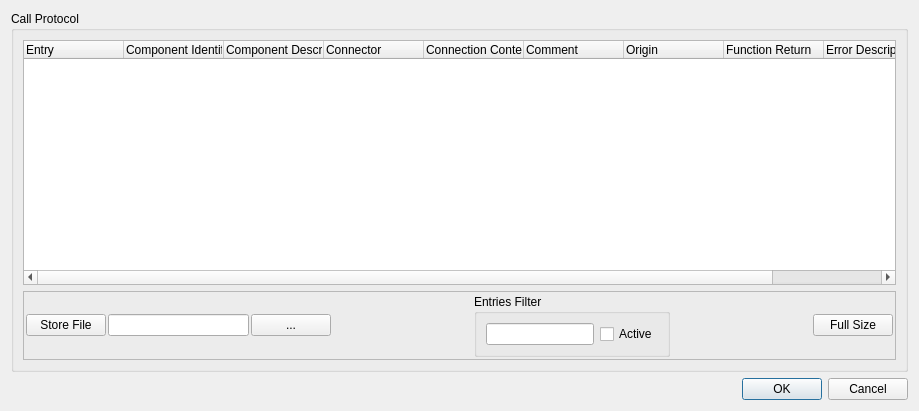
<?xml version="1.0" encoding="UTF-8"?>
<ui version="4.0">
 <class>Dialog</class>
 <widget class="QDialog" name="Dialog">
  <property name="geometry">
   <rect>
    <x>0</x>
    <y>0</y>
    <width>919</width>
    <height>411</height>
   </rect>
  </property>
  <property name="windowTitle">
   <string>Dialog</string>
  </property>
  <layout class="QGridLayout" name="gridLayout">
   <item row="1" column="0">
    <widget class="QDialogButtonBox" name="buttonBox">
     <property name="orientation">
      <enum>Qt::Horizontal</enum>
     </property>
     <property name="standardButtons">
      <set>QDialogButtonBox::Cancel|QDialogButtonBox::Ok</set>
     </property>
    </widget>
   </item>
   <item row="0" column="0">
    <widget class="QGroupBox" name="groupBox">
     <property name="minimumSize">
      <size>
       <width>0</width>
       <height>100</height>
      </size>
     </property>
     <property name="title">
      <string>Call Protocol</string>
     </property>
     <layout class="QGridLayout" name="gridLayout_2">
      <item row="0" column="0">
       <widget class="QTreeWidget" name="treeWidget_result">
        <column>
         <property name="text">
          <string>Entry</string>
         </property>
        </column>
        <column>
         <property name="text">
          <string>Component Identification</string>
         </property>
        </column>
        <column>
         <property name="text">
          <string>Component Description</string>
         </property>
        </column>
        <column>
         <property name="text">
          <string>Connector</string>
         </property>
        </column>
        <column>
         <property name="text">
          <string>Connection Context</string>
         </property>
        </column>
        <column>
         <property name="text">
          <string>Comment</string>
         </property>
        </column>
        <column>
         <property name="text">
          <string>Origin</string>
         </property>
        </column>
        <column>
         <property name="text">
          <string>Function Return</string>
         </property>
        </column>
        <column>
         <property name="text">
          <string>Error Description</string>
         </property>
        </column>
        <column>
         <property name="text">
          <string>Error Location</string>
         </property>
        </column>
       </widget>
      </item>
      <item row="1" column="0">
       <widget class="QFrame" name="frame">
        <property name="frameShape">
         <enum>QFrame::StyledPanel</enum>
        </property>
        <property name="frameShadow">
         <enum>QFrame::Raised</enum>
        </property>
        <layout class="QHBoxLayout" name="horizontalLayout">
         <property name="spacing">
          <number>2</number>
         </property>
         <property name="leftMargin">
          <number>2</number>
         </property>
         <property name="topMargin">
          <number>2</number>
         </property>
         <property name="rightMargin">
          <number>2</number>
         </property>
         <property name="bottomMargin">
          <number>2</number>
         </property>
         <item>
          <widget class="QPushButton" name="pushButton">
           <property name="text">
            <string>Store File</string>
           </property>
          </widget>
         </item>
         <item>
          <widget class="QLineEdit" name="lineEdit_fname"/>
         </item>
         <item>
          <widget class="QPushButton" name="pushButton_2">
           <property name="text">
            <string>...</string>
           </property>
          </widget>
         </item>
         <item>
          <spacer name="horizontalSpacer_2">
           <property name="orientation">
            <enum>Qt::Horizontal</enum>
           </property>
           <property name="sizeHint" stdset="0">
            <size>
             <width>40</width>
             <height>20</height>
            </size>
           </property>
          </spacer>
         </item>
         <item>
          <widget class="QGroupBox" name="groupBox_2">
           <property name="title">
            <string>Entries Filter</string>
           </property>
           <layout class="QHBoxLayout" name="horizontalLayout_3">
            <item>
             <widget class="QLineEdit" name="lineEdit_filterEntries"/>
            </item>
            <item>
             <widget class="QCheckBox" name="checkBox_filterEntries">
              <property name="text">
               <string>Active</string>
              </property>
             </widget>
            </item>
           </layout>
          </widget>
         </item>
         <item>
          <spacer name="horizontalSpacer">
           <property name="orientation">
            <enum>Qt::Horizontal</enum>
           </property>
           <property name="sizeHint" stdset="0">
            <size>
             <width>40</width>
             <height>20</height>
            </size>
           </property>
          </spacer>
         </item>
         <item>
          <widget class="QPushButton" name="pushButton_3">
           <property name="text">
            <string>Full Size</string>
           </property>
          </widget>
         </item>
        </layout>
       </widget>
      </item>
     </layout>
    </widget>
   </item>
  </layout>
 </widget>
 <resources/>
 <connections>
  <connection>
   <sender>buttonBox</sender>
   <signal>accepted()</signal>
   <receiver>Dialog</receiver>
   <slot>accept()</slot>
   <hints>
    <hint type="sourcelabel">
     <x>236</x>
     <y>401</y>
    </hint>
    <hint type="destinationlabel">
     <x>157</x>
     <y>274</y>
    </hint>
   </hints>
  </connection>
  <connection>
   <sender>buttonBox</sender>
   <signal>rejected()</signal>
   <receiver>Dialog</receiver>
   <slot>reject()</slot>
   <hints>
    <hint type="sourcelabel">
     <x>304</x>
     <y>401</y>
    </hint>
    <hint type="destinationlabel">
     <x>286</x>
     <y>274</y>
    </hint>
   </hints>
  </connection>
  <connection>
   <sender>pushButton</sender>
   <signal>clicked()</signal>
   <receiver>Dialog</receiver>
   <slot>print_file()</slot>
   <hints>
    <hint type="sourcelabel">
     <x>60</x>
     <y>341</y>
    </hint>
    <hint type="destinationlabel">
     <x>225</x>
     <y>-7</y>
    </hint>
   </hints>
  </connection>
  <connection>
   <sender>pushButton_3</sender>
   <signal>clicked()</signal>
   <receiver>Dialog</receiver>
   <slot>toggle_full()</slot>
   <hints>
    <hint type="sourcelabel">
     <x>896</x>
     <y>344</y>
    </hint>
    <hint type="destinationlabel">
     <x>647</x>
     <y>-9</y>
    </hint>
   </hints>
  </connection>
  <connection>
   <sender>pushButton_2</sender>
   <signal>clicked()</signal>
   <receiver>Dialog</receiver>
   <slot>set_filename()</slot>
   <hints>
    <hint type="sourcelabel">
     <x>317</x>
     <y>344</y>
    </hint>
    <hint type="destinationlabel">
     <x>503</x>
     <y>-13</y>
    </hint>
   </hints>
  </connection>
  <connection>
   <sender>lineEdit_filterEntries</sender>
   <signal>editingFinished()</signal>
   <receiver>Dialog</receiver>
   <slot>set_filterEntries()</slot>
   <hints>
    <hint type="sourcelabel">
     <x>513</x>
     <y>336</y>
    </hint>
    <hint type="destinationlabel">
     <x>461</x>
     <y>-20</y>
    </hint>
   </hints>
  </connection>
  <connection>
   <sender>checkBox_filterEntries</sender>
   <signal>clicked()</signal>
   <receiver>Dialog</receiver>
   <slot>toggle_activeFilterEntries()</slot>
   <hints>
    <hint type="sourcelabel">
     <x>639</x>
     <y>336</y>
    </hint>
    <hint type="destinationlabel">
     <x>726</x>
     <y>-14</y>
    </hint>
   </hints>
  </connection>
 </connections>
 <slots>
  <slot>print_file()</slot>
  <slot>toggle_full()</slot>
  <slot>set_filename()</slot>
  <slot>set_filterEntries()</slot>
  <slot>toggle_activeFilterEntries()</slot>
 </slots>
</ui>
